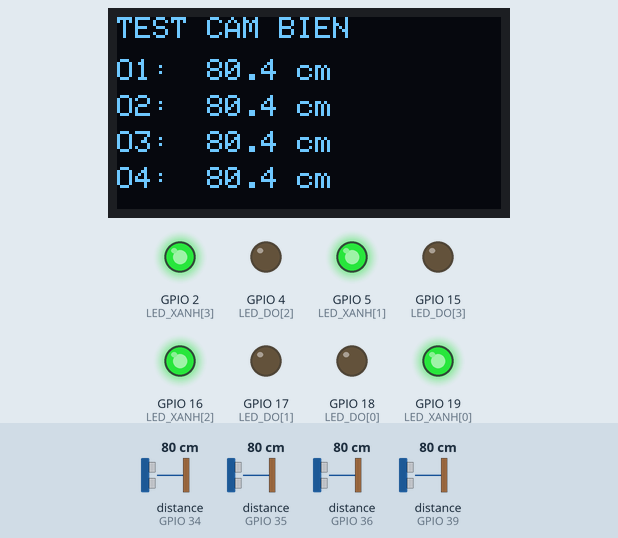
Recording of a sketch running on a simulated ESP32. Parts: 128×64 one-colour display, output pins drawn as LEDs (lit = HIGH). Wiring (inferred from the names in the program): 4 × ultrasonic range finder: trigger GPIO 14, echo GPIO 39 / trigger GPIO 25, echo GPIO 34 / trigger GPIO 26, echo GPIO 35 / trigger GPIO 27, echo GPIO 36. The inputs (shaded band) are chosen by the test bench; at power-on: distance to the obstacle (sensors on GPIO 34, GPIO 35, GPIO 36, GPIO 39) 80 cm. The echo pulse lasts 58.3 µs per cm; pins used as bus, display or sensor lines are not drawn; what the sketch prints to the serial monitor is not drawn.

Above: at 9.3 s.
9.4 s: distance to the obstacle (sensor on GPIO 34) set to 7 cm
At 10.9 s:
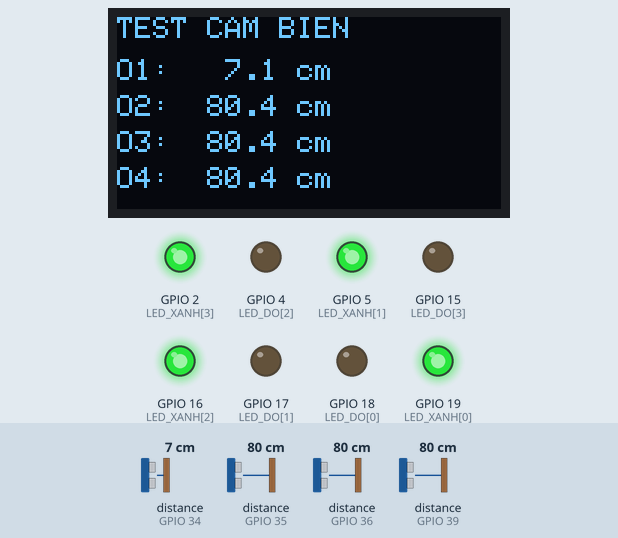
11.2 s: distance to the obstacle (sensor on GPIO 34) set to 4 cm
At 12.7 s:
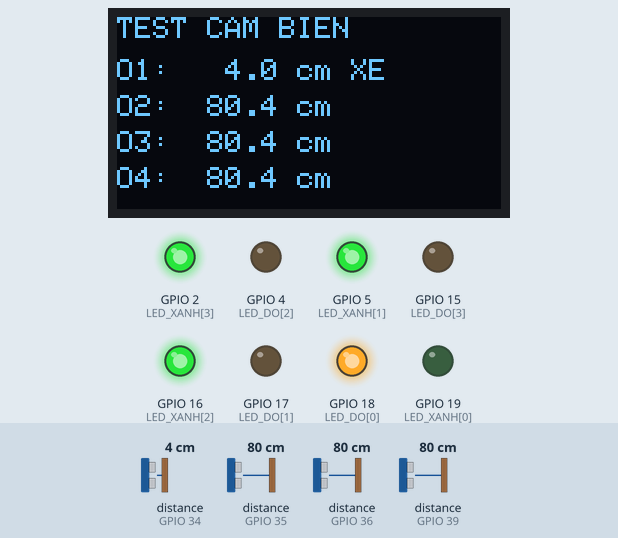
13.0 s: distance to the obstacle (sensor on GPIO 35) set to 7 cm
At 13.7 s:
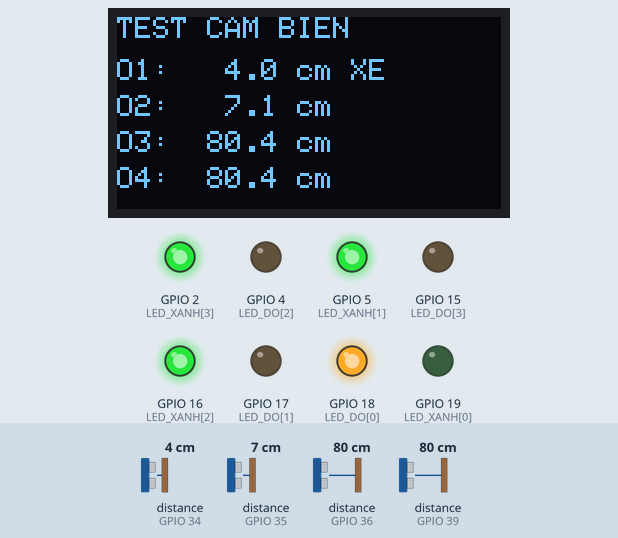
14.9 s: distance to the obstacle (sensor on GPIO 35) set to 4 cm
At 16.4 s:
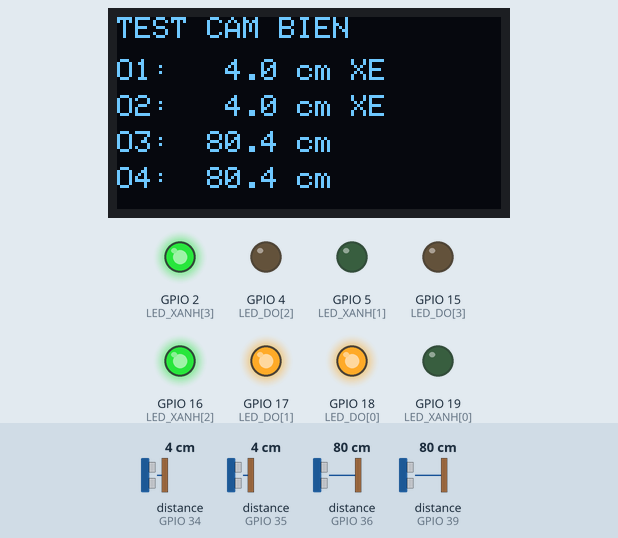
16.7 s: distance to the obstacle (sensor on GPIO 36) set to 7 cm
At 17.7 s:
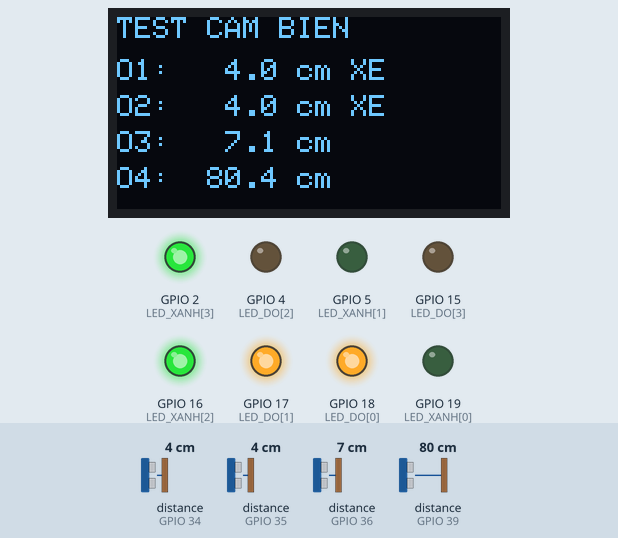
18.6 s: distance to the obstacle (sensor on GPIO 36) set to 4 cm
At 19.7 s:
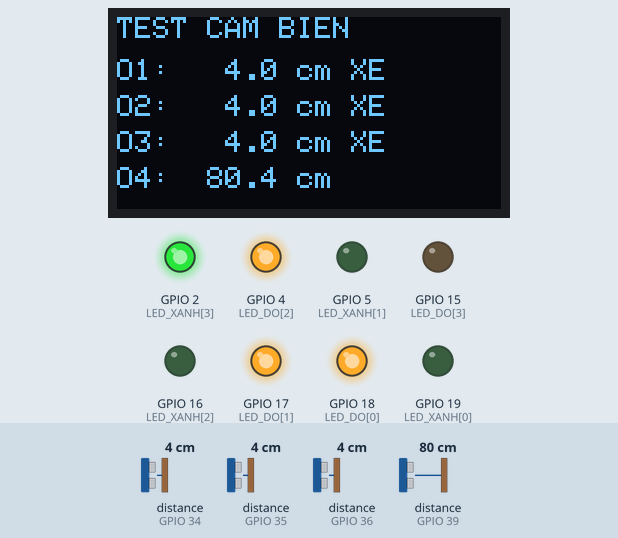
Timing chart, 0 to 21.4 s (numbered marks = the images above; inputs shaded):
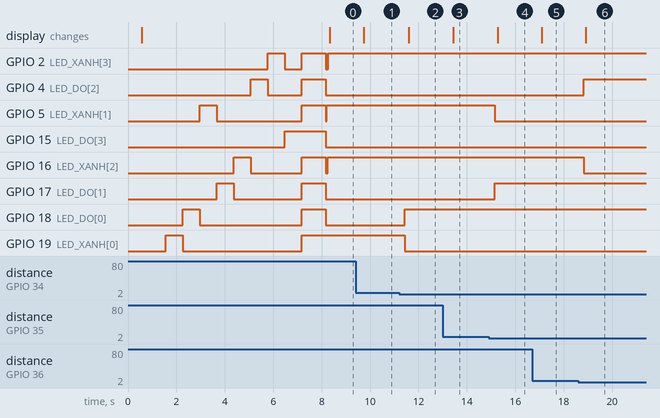

The sketch:

test_esp32_1.ino
```cpp
/*
 * TEST PHẦN CỨNG ESP32 SỐ 1 (Ô ĐỖ)
 * Không cần WiFi/MQTT. Mở Serial Monitor 115200.
 *
 * Bước 1: quét I2C -> báo có thấy màn OLED không (địa chỉ 0x3C)
 * Bước 2: lần lượt sáng đèn XANH rồi ĐỎ của ô 1 -> 4 (nhìn xem đèn nào không sáng)
 * Bước 3: đo liên tục 4 cảm biến, in ra Serial + OLED.
 *         Đưa tay/xe lại gần cảm biến < 6 cm -> ô đó chuyển ĐỎ.
 *
 * Gõ "l" trong Serial Monitor để test lại đèn.
 *
 * Thư viện: Adafruit SSD1306, Adafruit GFX Library
 */
#include <Wire.h>
#include <Adafruit_GFX.h>
#include <Adafruit_SSD1306.h>

const uint8_t TRIG[4]     = {25, 26, 27, 14};
const uint8_t ECHO[4]     = {34, 35, 36, 39};   // 36 = SVP, 39 = SVN
const uint8_t LED_XANH[4] = {19, 5, 16, 2};
const uint8_t LED_DO[4]   = {18, 17, 4, 15};
const float NGUONG_CM = 6.0;

Adafruit_SSD1306 oled(128, 64, &Wire, -1);
bool coOled = false;

float doKhoangCach(uint8_t trig, uint8_t echo) {
  digitalWrite(trig, LOW);
  delayMicroseconds(2);
  digitalWrite(trig, HIGH);
  delayMicroseconds(10);
  digitalWrite(trig, LOW);
  unsigned long t = pulseIn(echo, HIGH, 30000UL);
  if (t == 0) return -1;            // không có tín hiệu
  return t / 58.0;
}

void tatHet() {
  for (int i = 0; i < 4; i++) {
    digitalWrite(LED_XANH[i], LOW);
    digitalWrite(LED_DO[i], LOW);
  }
}

void testDen() {
  Serial.println("\n--- TEST DEN ---");
  tatHet();
  for (int i = 0; i < 4; i++) {
    Serial.printf("O %d: XANH (chan %d)\n", i + 1, LED_XANH[i]);
    digitalWrite(LED_XANH[i], HIGH); delay(700); digitalWrite(LED_XANH[i], LOW);
    Serial.printf("O %d: DO   (chan %d)\n", i + 1, LED_DO[i]);
    digitalWrite(LED_DO[i], HIGH);   delay(700); digitalWrite(LED_DO[i], LOW);
  }
  Serial.println("Tat ca cung sang 1 giay...");
  for (int i = 0; i < 4; i++) {
    digitalWrite(LED_XANH[i], HIGH);
    digitalWrite(LED_DO[i], HIGH);
  }
  delay(1000);
  tatHet();
}

void testOled() {
  Serial.println("\n--- QUET I2C (SDA 21, SCL 22) ---");
  int dem = 0;
  for (uint8_t a = 1; a < 127; a++) {
    Wire.beginTransmission(a);
    if (Wire.endTransmission() == 0) {
      Serial.printf("Thay thiet bi o dia chi 0x%02X\n", a);
      dem++;
    }
  }
  if (dem == 0) Serial.println("KHONG thay thiet bi nao -> kiem tra day OLED (VCC 3V3, GND, SDA 21, SCL 22)");

  coOled = oled.begin(SSD1306_SWITCHCAPVCC, 0x3C);
  Serial.println(coOled ? "OLED: OK" : "OLED: LOI");
  if (coOled) {
    oled.clearDisplay();
    oled.setTextColor(SSD1306_WHITE);
    oled.setTextSize(2);
    oled.setCursor(10, 20);
    oled.print("OLED OK");
    oled.display();
    delay(1000);
  }
}

void setup() {
  Serial.begin(115200);
  delay(500);
  Serial.println("\n===== TEST ESP32 SO 1 (O DO) =====");
  for (int i = 0; i < 4; i++) {
    pinMode(TRIG[i], OUTPUT);
    pinMode(ECHO[i], INPUT);
    pinMode(LED_XANH[i], OUTPUT);
    pinMode(LED_DO[i], OUTPUT);
  }
  Wire.begin(21, 22);
  testOled();
  testDen();
  Serial.println("\n--- DO CAM BIEN (go 'l' de test lai den) ---");
}

void loop() {
  if (Serial.available()) {
    char c = Serial.read();
    if (c == 'l' || c == 'L') testDen();
  }

  float d[4];
  for (int i = 0; i < 4; i++) {
    d[i] = doKhoangCach(TRIG[i], ECHO[i]);
    bool coXe = d[i] > 0 && d[i] < NGUONG_CM;
    digitalWrite(LED_XANH[i], coXe ? LOW : HIGH);
    digitalWrite(LED_DO[i], coXe ? HIGH : LOW);
    delay(30);                                   // tránh dội sóng giữa các cảm biến
  }

  for (int i = 0; i < 4; i++) {
    if (d[i] < 0) Serial.printf("O%d: ---- (khong tin hieu)  ", i + 1);
    else          Serial.printf("O%d: %5.1f cm %s  ", i + 1, d[i], d[i] < NGUONG_CM ? "[XE]" : "    ");
  }
  Serial.println();

  if (coOled) {
    oled.clearDisplay();
    oled.setTextSize(1);
    oled.setCursor(0, 0);
    oled.print("TEST CAM BIEN");
    for (int i = 0; i < 4; i++) {
      oled.setCursor(0, 14 + i * 12);
      if (d[i] < 0) oled.printf("O%d: ---- loi day", i + 1);
      else          oled.printf("O%d: %5.1f cm %s", i + 1, d[i], d[i] < NGUONG_CM ? "XE" : "");
    }
    oled.display();
  }
  delay(300);
}
```

Measured:
- the behaviour switches between 6 and 5 cm on distance to the obstacle (sensor on GPIO 34) (found by bisection; images 1 and 2)
- the behaviour switches between 6 and 5 cm on distance to the obstacle (sensor on GPIO 35) (found by bisection; images 3 and 4)
- the behaviour switches between 6 and 5 cm on distance to the obstacle (sensor on GPIO 36) (found by bisection; images 5 and 6)
- after the input at 9.4 s, the display: changes after 0.34 s (image 1)
- after the input at 11.2 s, GPIO 18 (LED_DO[0]): LOW → HIGH after 0.23 s; GPIO 19 (LED_XANH[0]): HIGH → LOW after 0.23 s; the display: changes after 0.39 s (image 2)
- after the input at 13.0 s, the display: changes after 0.44 s (image 3)
- after the input at 14.9 s, GPIO 5 (LED_XANH[1]): HIGH → LOW after 0.25 s; GPIO 17 (LED_DO[1]): LOW → HIGH after 0.25 s; the display: changes after 0.37 s (image 4)
- after the input at 16.7 s, the display: changes after 0.40 s (image 5)
- after the input at 18.6 s, GPIO 4 (LED_DO[2]): LOW → HIGH after 0.23 s; GPIO 16 (LED_XANH[2]): HIGH → LOW after 0.23 s; the display: changes after 0.32 s (image 6)
